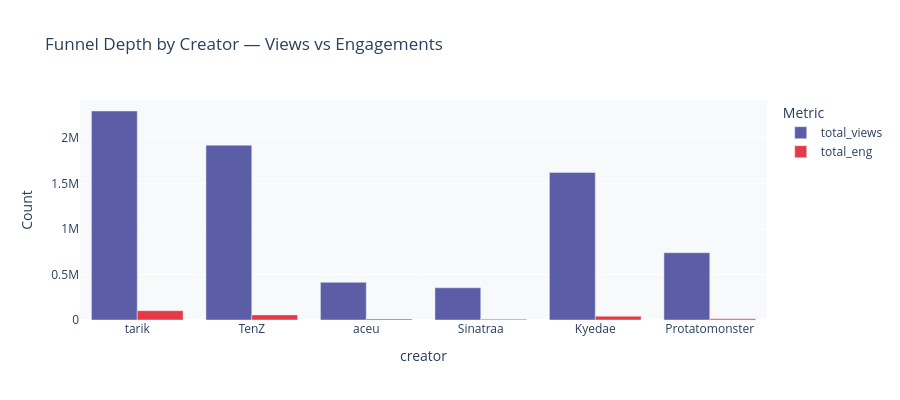

The cell this chart's notebook holds for it:
### Code cell
# Funnel breakdown by creator — stacked view
fig = px.bar(
    scorecard, x="creator", y=["total_views","total_eng"],
    title="Funnel Depth by Creator — Views vs Engagements",
    labels={"value":"Count","variable":"Metric"},
    barmode="group",
    color_discrete_map={"total_views":"#5B5EA6","total_eng":"#E63946"},
    height=400
)
fig.update_layout(plot_bgcolor="#f8f9fa", paper_bgcolor="#ffffff")
fig.show()

### Figure 1 — Plotly figure (JSON) as saved in the notebook; plotly's stock layout.template omitted (floating-point values rounded to 4 significant figures)
{"data": [{"alignmentgroup": "True", "hovertemplate": "Metric=total_views<br>creator=%{x}<br>Count=%{y}<extra></extra>", "legendgroup": "total_views", "marker": {"color": "#5B5EA6", "pattern": {"shape": ""}}, "name": "total_views", "offsetgroup": "total_views", "orientation": "v", "showlegend": true, "textposition": "auto", "type": "bar", "x": ["tarik", "TenZ", "aceu", "Sinatraa", "Kyedae", "Protatomonster"], "xaxis": "x", "y": [2296554, 1920383, 413892, 354159, 1620714, 739357], "yaxis": "y"}, {"alignmentgroup": "True", "hovertemplate": "Metric=total_eng<br>creator=%{x}<br>Count=%{y}<extra></extra>", "legendgroup": "total_eng", "marker": {"color": "#E63946", "pattern": {"shape": ""}}, "name": "total_eng", "offsetgroup": "total_eng", "orientation": "v", "showlegend": true, "textposition": "auto", "type": "bar", "x": ["tarik", "TenZ", "aceu", "Sinatraa", "Kyedae", "Protatomonster"], "xaxis": "x", "y": [102303, 56283, 11547, 9329, 41479, 13117], "yaxis": "y"}], "layout": {"barmode": "group", "height": 400, "legend": {"title": {"text": "Metric"}, "tracegroupgap": 0}, "paper_bgcolor": "#ffffff", "plot_bgcolor": "#f8f9fa", "title": {"text": "Funnel Depth by Creator — Views vs Engagements"}, "xaxis": {"anchor": "y", "domain": [0, 1], "title": {"text": "creator"}}, "yaxis": {"anchor": "x", "domain": [0, 1], "title": {"text": "Count"}}}}
